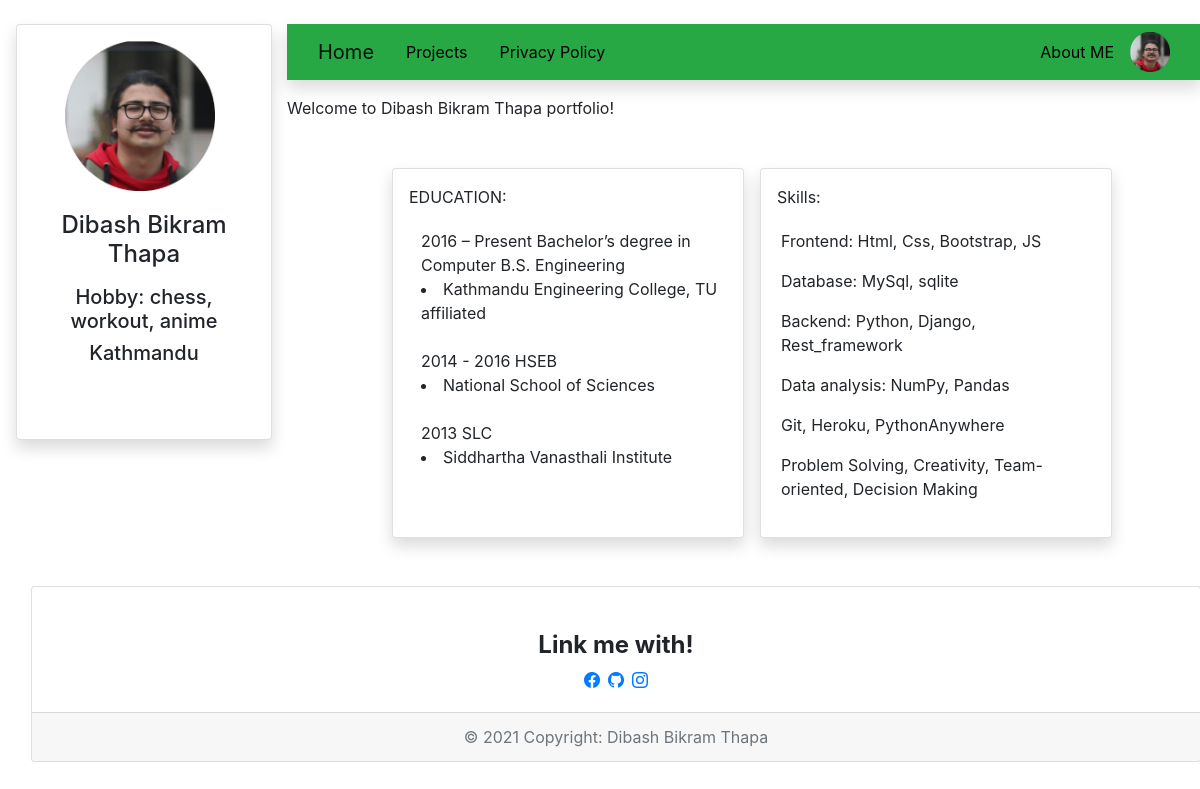
The page / on the database its author committed.
### portfolioApp/models.py (models this page shows, shortened)
class Profile(models.Model):
    user=models.CharField(max_length=20, unique=True)
    profilepic=models.ImageField(upload_to='profilepic', blank=True)
    text = models.TextField()
    address=models.CharField(max_length=100)
    company=models.CharField(max_length=100, blank=True)
    UTitle = models.TextField(blank=True)
    University = models.TextField(blank=True)
    HTitle = models.TextField(blank=True)
    Highschool = models.TextField(blank=True)
    STitle = models.TextField(blank=True)
    School = models.TextField(blank=True)
    skill1=models.CharField(max_length=100)
    skill2=models.CharField(max_length=100)
    skill3=models.CharField(max_length=100)
    skill4=models.CharField(max_length=100)
    skill5=models.CharField(max_length=100)
    skill6=models.CharField(max_length=100)

### portfolioApp/views.py (the view)
# urls.py: path('', views.PortfolioView.as_view(), name='homeview'),
class PortfolioView(ListView):
    model = Profile
    template_name='portfolioApp/portfolioview.html'
    extra_context={'homecheck':True}

### portfolioApp/templates/portfolioApp/portfolioview.html (shortened to what this page needs)
<!DOCTYPE html>
{% load static %}
<html lang="en" dir="ltr">
  <head>
    <link rel="stylesheet" href="https://stackpath.bootstrapcdn.com/bootstrap/4.4.1/css/bootstrap.min.css">
  <link href="https://cdn.jsdelivr.net/npm/bootstrap-icons@1.5.0/font/bootstrap-icons.css" rel="stylesheet">
  <link rel="stylesheet" href="{% static "css/style.css" %}"/>
  </head>
  <body>
    <div class="ml-3 container-fluid">
      <div class="row mt-3 pt-2">
        {%for item in profile_list %}
        <div class=" card shadow text-center" style="width:16rem; height:26rem;">
            {% if item.profilepic %}
              <img class="card-img-left ml-5 mt-3" src="{{ item.profilepic.url }}" alt="fail"
                height="150" width="150">
            {% endif %}
            <div class="card-body">
              <div class="card-title ">
                <h4>{{item.user}}</h4>
              </div>
                <p class="card-text ">
                <h5>{{item.text}}</h5>
                <h5>{{item.address}}</h5>
              </p>
            </div>
        </div>
        {% endfor %}
        <div class="col-md ">
            <div class="row-md">
              <nav class="navbar navbar-light shadow bg-success">
                <div class="container-fluid">
                    <a class="navbar-brand"  href="{% url "portfolioapp:homeview" %}">Home</a>
                      <a class=" nav-link navlink"  href="{% url "portfolioapp:projectview" %}">Projects</a>
                      <a class=" nav-link navlink" href="https://www.termsfeed.com/live/c84125ad-23d1-4af6-bb91-b7043e99c937">Privacy Policy</a>
                  <div class="nav ml-auto" >
                      <a class=" nav-link navlink"  href="{% url "portfolioapp:aboutme" %}">About ME</a>
                        {%for item in profile_list %}
                      <img src="{{ item.profilepic.url }}" height="40" width="40">
                      {% endfor %}
                    </div>
                </div>
              </nav>
              </div>
              {% if homecheck %}
              <div class="mt-3 ">
                  {%for item in profile_list %}
                    Welcome to {{item.user}} portfolio!<br><BR>
                <div class="row justify-content-center">
                  <div class="mt-4 pt-3 ml-3 card shadow" style='width:22rem;'>
                      <div class="ml-3 card-head ">EDUCATION:</div>
                  <div class="card-body">
                    <div class="ml-2">
                    {{item.UTitle}}<br>
                    <li>{{item.University}}</li><Br>
                    {{item.HTitle}}<br>
                    <li>{{item.Highschool}}</li><BR>
                    {{item.STitle}}<br>
                    <li>{{item.School}}</li>
                  </div>
                      </div>
                    </div>
                  <div class="mt-4 pt-3 ml-3 card shadow " style='width:22rem;'>
                    <div class="ml-3 card-head">Skills:   </div>
                    <div class="card-body">
                    <p>{{item.skill1}}</p>
                      <p>{{item.skill2}}  </p>
                      <p>{{item.skill3}}  </p>
                    <p>  {{item.skill4}}  </p>
                    <p>  {{item.skill5}}  </p>
                    <p>  {{item.skill6}}  </p>
                  {% endfor %}
                      </div>
                    </div>
                </div>
              </div>
              {% endif %}
        </div>
    </div>
    <div class="mt-5 pt-4 card text-center">
      <div class="card-body">
        <h4><b>Link me with!</h4></b>
        <div class=" row justify-content-center">
            <a  href="https://www.facebook.com/dibash.thapa.39/" target="_blank"><i class="bi bi-facebook" ></i></a>
          <div class="ml-2">
            <a  href="https://github.com/DibashBikramThapa" target="_blank"><i class="bi bi-github" ></i></a>
          </div>
          <div class="ml-2">
            <a href="https://www.instagram.com/thapa_b_dibash/"  target="_blank"><i class="bi bi-instagram"></i></a>
          </div>
        </div>
      </div>
      <div class="card-footer text-muted">
        © 2021 Copyright: Dibash Bikram Thapa
      </div>
    </div>
    </div>
  </body>
</html>

### static/css/style.css (style rules this page uses)
.nav-link { color:black; }
body { background-color:white; }

### rows shown on the page
Profile: profilepic (picture), user "Dibash Bikram Thapa", text "Hobby: chess, workout, anime", address "Kathmandu", UTitle "2016 – Present Bachelor’s degree in Computer B.S. Engineering", University "Kathmandu Engineering College, TU affiliated", HTitle "2014 - 2016 HSEB", Highschool "National School of Sciences", STitle "2013 SLC", School "Siddhartha Vanasthali Institute", skill1 "Frontend: Html, Css, Bootstrap, JS", skill2 "Database: MySql, sqlite", skill3 "Backend: Python, Django, Rest_framework", skill4 "Data analysis: NumPy, Pandas", skill5 "Git, Heroku, PythonAnywhere", skill6 "Problem Solving, Creativity, Team-oriented, Decision Making"
